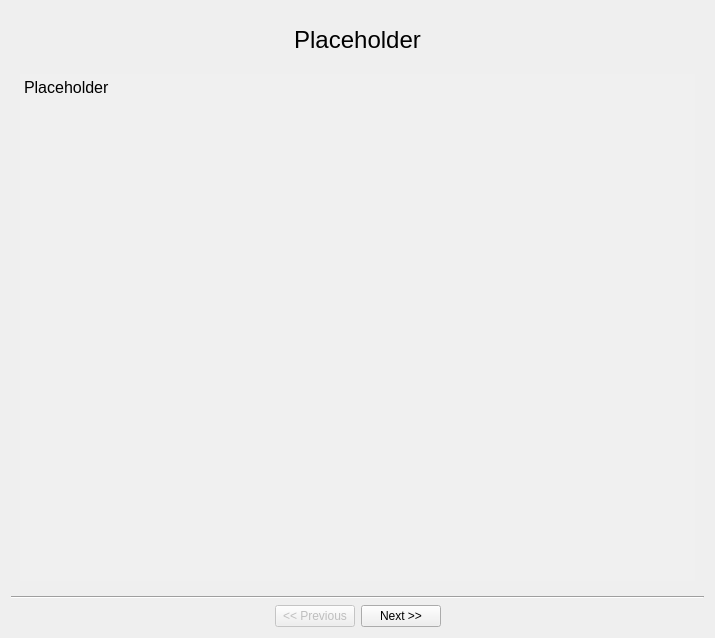
<?xml version="1.0" encoding="UTF-8"?>
<ui version="4.0">
 <class>Form</class>
 <widget class="QWidget" name="Form">
  <property name="geometry">
   <rect>
    <x>0</x>
    <y>0</y>
    <width>715</width>
    <height>638</height>
   </rect>
  </property>
  <property name="windowTitle">
   <string>Temporal Order Judgement Experiment</string>
  </property>
  <layout class="QVBoxLayout" name="verticalLayout_8" stretch="0,1,0">
   <item>
    <widget class="QStackedWidget" name="swPages">
     <property name="currentIndex">
      <number>0</number>
     </property>
     <widget class="QWidget" name="page">
      <property name="sizePolicy">
       <sizepolicy hsizetype="Preferred" vsizetype="Preferred">
        <horstretch>0</horstretch>
        <verstretch>0</verstretch>
       </sizepolicy>
      </property>
      <layout class="QVBoxLayout" name="verticalLayout_6">
       <property name="spacing">
        <number>20</number>
       </property>
       <property name="topMargin">
        <number>15</number>
       </property>
       <item>
        <widget class="QLabel" name="lbIntroTitle">
         <property name="sizePolicy">
          <sizepolicy hsizetype="Preferred" vsizetype="Preferred">
           <horstretch>0</horstretch>
           <verstretch>0</verstretch>
          </sizepolicy>
         </property>
         <property name="font">
          <font>
           <pointsize>18</pointsize>
          </font>
         </property>
         <property name="layoutDirection">
          <enum>Qt::LeftToRight</enum>
         </property>
         <property name="text">
          <string>Placeholder</string>
         </property>
         <property name="alignment">
          <set>Qt::AlignCenter</set>
         </property>
        </widget>
       </item>
       <item>
        <layout class="QHBoxLayout" name="horizontalLayout">
         <item>
          <widget class="QTextBrowser" name="tbIntroText">
           <property name="sizePolicy">
            <sizepolicy hsizetype="Fixed" vsizetype="Expanding">
             <horstretch>0</horstretch>
             <verstretch>0</verstretch>
            </sizepolicy>
           </property>
           <property name="maximumSize">
            <size>
             <width>720</width>
             <height>16777215</height>
            </size>
           </property>
           <property name="palette">
            <palette>
             <active>
              <colorrole role="Base">
               <brush brushstyle="SolidPattern">
                <color alpha="255">
                 <red>240</red>
                 <green>240</green>
                 <blue>240</blue>
                </color>
               </brush>
              </colorrole>
             </active>
             <inactive>
              <colorrole role="Base">
               <brush brushstyle="SolidPattern">
                <color alpha="255">
                 <red>240</red>
                 <green>240</green>
                 <blue>240</blue>
                </color>
               </brush>
              </colorrole>
             </inactive>
             <disabled>
              <colorrole role="Base">
               <brush brushstyle="SolidPattern">
                <color alpha="255">
                 <red>240</red>
                 <green>240</green>
                 <blue>240</blue>
                </color>
               </brush>
              </colorrole>
             </disabled>
            </palette>
           </property>
           <property name="font">
            <font>
             <pointsize>12</pointsize>
            </font>
           </property>
           <property name="frameShape">
            <enum>QFrame::NoFrame</enum>
           </property>
           <property name="html">
            <string>&lt;!DOCTYPE HTML PUBLIC &quot;-//W3C//DTD HTML 4.0//EN&quot; &quot;http://www.w3.org/TR/REC-html40/strict.dtd&quot;&gt;
&lt;html&gt;&lt;head&gt;&lt;meta name=&quot;qrichtext&quot; content=&quot;1&quot; /&gt;&lt;style type=&quot;text/css&quot;&gt;
p, li { white-space: pre-wrap; }
&lt;/style&gt;&lt;/head&gt;&lt;body style=&quot; font-family:'MS Shell Dlg 2'; font-size:12pt; font-weight:400; font-style:normal;&quot;&gt;
&lt;p style=&quot; margin-top:0px; margin-bottom:0px; margin-left:0px; margin-right:0px; -qt-block-indent:0; text-indent:0px;&quot;&gt;Placeholder&lt;/p&gt;&lt;/body&gt;&lt;/html&gt;</string>
           </property>
           <property name="textInteractionFlags">
            <set>Qt::NoTextInteraction</set>
           </property>
          </widget>
         </item>
        </layout>
       </item>
      </layout>
     </widget>
     <widget class="QWidget" name="page_2">
      <layout class="QVBoxLayout" name="verticalLayout_7">
       <property name="spacing">
        <number>20</number>
       </property>
       <property name="topMargin">
        <number>15</number>
       </property>
       <item>
        <widget class="QLabel" name="lbPrepTitle">
         <property name="font">
          <font>
           <pointsize>18</pointsize>
          </font>
         </property>
         <property name="text">
          <string>Placeholder2</string>
         </property>
         <property name="alignment">
          <set>Qt::AlignCenter</set>
         </property>
        </widget>
       </item>
       <item>
        <layout class="QHBoxLayout" name="horizontalLayout_2">
         <item>
          <widget class="QTextBrowser" name="tbPrepText">
           <property name="sizePolicy">
            <sizepolicy hsizetype="Fixed" vsizetype="Expanding">
             <horstretch>0</horstretch>
             <verstretch>0</verstretch>
            </sizepolicy>
           </property>
           <property name="minimumSize">
            <size>
             <width>0</width>
             <height>0</height>
            </size>
           </property>
           <property name="maximumSize">
            <size>
             <width>720</width>
             <height>16777215</height>
            </size>
           </property>
           <property name="palette">
            <palette>
             <active>
              <colorrole role="Base">
               <brush brushstyle="SolidPattern">
                <color alpha="255">
                 <red>240</red>
                 <green>240</green>
                 <blue>240</blue>
                </color>
               </brush>
              </colorrole>
             </active>
             <inactive>
              <colorrole role="Base">
               <brush brushstyle="SolidPattern">
                <color alpha="255">
                 <red>240</red>
                 <green>240</green>
                 <blue>240</blue>
                </color>
               </brush>
              </colorrole>
             </inactive>
             <disabled>
              <colorrole role="Base">
               <brush brushstyle="SolidPattern">
                <color alpha="255">
                 <red>240</red>
                 <green>240</green>
                 <blue>240</blue>
                </color>
               </brush>
              </colorrole>
             </disabled>
            </palette>
           </property>
           <property name="font">
            <font>
             <pointsize>12</pointsize>
            </font>
           </property>
           <property name="frameShape">
            <enum>QFrame::NoFrame</enum>
           </property>
           <property name="html">
            <string>&lt;!DOCTYPE HTML PUBLIC &quot;-//W3C//DTD HTML 4.0//EN&quot; &quot;http://www.w3.org/TR/REC-html40/strict.dtd&quot;&gt;
&lt;html&gt;&lt;head&gt;&lt;meta name=&quot;qrichtext&quot; content=&quot;1&quot; /&gt;&lt;style type=&quot;text/css&quot;&gt;
p, li { white-space: pre-wrap; }
&lt;/style&gt;&lt;/head&gt;&lt;body style=&quot; font-family:'MS Shell Dlg 2'; font-size:12pt; font-weight:400; font-style:normal;&quot;&gt;
&lt;p style=&quot; margin-top:0px; margin-bottom:0px; margin-left:0px; margin-right:0px; -qt-block-indent:0; text-indent:0px;&quot;&gt;placeholder2&lt;/p&gt;&lt;/body&gt;&lt;/html&gt;</string>
           </property>
           <property name="textInteractionFlags">
            <set>Qt::NoTextInteraction</set>
           </property>
          </widget>
         </item>
        </layout>
       </item>
      </layout>
     </widget>
     <widget class="QWidget" name="page_3">
      <layout class="QVBoxLayout" name="verticalLayout_5" stretch="0,0">
       <property name="topMargin">
        <number>15</number>
       </property>
       <item>
        <layout class="QVBoxLayout" name="Title">
         <property name="topMargin">
          <number>0</number>
         </property>
         <item>
          <widget class="QLabel" name="lbTestTitle">
           <property name="font">
            <font>
             <pointsize>18</pointsize>
            </font>
           </property>
           <property name="text">
            <string>Placeholder3</string>
           </property>
           <property name="alignment">
            <set>Qt::AlignCenter</set>
           </property>
          </widget>
         </item>
         <item>
          <widget class="QLabel" name="lbTestText">
           <property name="font">
            <font>
             <pointsize>12</pointsize>
            </font>
           </property>
           <property name="text">
            <string>Placeholder3</string>
           </property>
           <property name="alignment">
            <set>Qt::AlignCenter</set>
           </property>
          </widget>
         </item>
        </layout>
       </item>
       <item>
        <layout class="QHBoxLayout" name="horizontalLayout_4">
         <item>
          <layout class="QVBoxLayout" name="ControlPanel" stretch="1,0,0,1">
           <item>
            <widget class="QGroupBox" name="Status">
             <property name="sizePolicy">
              <sizepolicy hsizetype="Preferred" vsizetype="Minimum">
               <horstretch>0</horstretch>
               <verstretch>0</verstretch>
              </sizepolicy>
             </property>
             <property name="minimumSize">
              <size>
               <width>0</width>
               <height>0</height>
              </size>
             </property>
             <property name="maximumSize">
              <size>
               <width>400</width>
               <height>16777215</height>
              </size>
             </property>
             <property name="title">
              <string>Status</string>
             </property>
             <layout class="QVBoxLayout" name="verticalLayout_4">
              <property name="topMargin">
               <number>9</number>
              </property>
              <item>
               <widget class="QLabel" name="lbStatus">
                <property name="sizePolicy">
                 <sizepolicy hsizetype="Fixed" vsizetype="Minimum">
                  <horstretch>0</horstretch>
                  <verstretch>0</verstretch>
                 </sizepolicy>
                </property>
                <property name="minimumSize">
                 <size>
                  <width>200</width>
                  <height>150</height>
                 </size>
                </property>
                <property name="maximumSize">
                 <size>
                  <width>200</width>
                  <height>16777215</height>
                 </size>
                </property>
                <property name="font">
                 <font>
                  <pointsize>14</pointsize>
                 </font>
                </property>
                <property name="text">
                 <string>Placeholder 4 </string>
                </property>
                <property name="scaledContents">
                 <bool>true</bool>
                </property>
                <property name="alignment">
                 <set>Qt::AlignCenter</set>
                </property>
                <property name="wordWrap">
                 <bool>true</bool>
                </property>
               </widget>
              </item>
             </layout>
            </widget>
           </item>
           <item>
            <widget class="QGroupBox" name="gbQuestion">
             <property name="enabled">
              <bool>false</bool>
             </property>
             <property name="title">
              <string>Question</string>
             </property>
             <layout class="QVBoxLayout" name="verticalLayout_9">
              <item>
               <layout class="QVBoxLayout" name="verticalLayout_10">
                <item>
                 <widget class="QRadioButton" name="rbAnswerNegative">
                  <property name="text">
                   <string>Negative Answer</string>
                  </property>
                 </widget>
                </item>
                <item>
                 <widget class="QRadioButton" name="rbAnswerPositive">
                  <property name="text">
                   <string>Positive answer</string>
                  </property>
                 </widget>
                </item>
               </layout>
              </item>
             </layout>
            </widget>
           </item>
           <item>
            <widget class="QGroupBox" name="howConfident">
             <property name="enabled">
              <bool>false</bool>
             </property>
             <property name="sizePolicy">
              <sizepolicy hsizetype="Preferred" vsizetype="Minimum">
               <horstretch>0</horstretch>
               <verstretch>0</verstretch>
              </sizepolicy>
             </property>
             <property name="title">
              <string>Confidence</string>
             </property>
             <layout class="QVBoxLayout" name="verticalLayout">
              <item>
               <widget class="QRadioButton" name="rbConf5">
                <property name="text">
                 <string>Confidence Button 5</string>
                </property>
               </widget>
              </item>
              <item>
               <widget class="QRadioButton" name="rbConf4">
                <property name="text">
                 <string>Confidence Button 4</string>
                </property>
               </widget>
              </item>
              <item>
               <widget class="QRadioButton" name="rbConf3">
                <property name="text">
                 <string>Confidence Button 3</string>
                </property>
               </widget>
              </item>
              <item>
               <widget class="QRadioButton" name="rbConf2">
                <property name="text">
                 <string>Confidence Button 2</string>
                </property>
               </widget>
              </item>
              <item>
               <widget class="QRadioButton" name="rbConf1">
                <property name="text">
                 <string>Confidence Button 1</string>
                </property>
               </widget>
              </item>
             </layout>
            </widget>
           </item>
           <item>
            <spacer name="verticalSpacer_2">
             <property name="orientation">
              <enum>Qt::Vertical</enum>
             </property>
             <property name="sizeHint" stdset="0">
              <size>
               <width>20</width>
               <height>40</height>
              </size>
             </property>
            </spacer>
           </item>
          </layout>
         </item>
         <item>
          <widget class="PlotWidget" name="plot">
           <property name="sizePolicy">
            <sizepolicy hsizetype="Expanding" vsizetype="Expanding">
             <horstretch>0</horstretch>
             <verstretch>0</verstretch>
            </sizepolicy>
           </property>
          </widget>
         </item>
        </layout>
       </item>
      </layout>
     </widget>
     <widget class="QWidget" name="page_4">
      <layout class="QVBoxLayout" name="verticalLayout_2">
       <property name="spacing">
        <number>20</number>
       </property>
       <property name="topMargin">
        <number>15</number>
       </property>
       <item>
        <widget class="QLabel" name="lbCompleteTitle">
         <property name="font">
          <font>
           <pointsize>18</pointsize>
          </font>
         </property>
         <property name="text">
          <string>Placeholder4</string>
         </property>
         <property name="alignment">
          <set>Qt::AlignCenter</set>
         </property>
        </widget>
       </item>
       <item>
        <layout class="QHBoxLayout" name="horizontalLayout_3">
         <item>
          <widget class="QTextBrowser" name="tbCompleteText">
           <property name="maximumSize">
            <size>
             <width>720</width>
             <height>16777215</height>
            </size>
           </property>
           <property name="palette">
            <palette>
             <active>
              <colorrole role="Base">
               <brush brushstyle="SolidPattern">
                <color alpha="255">
                 <red>240</red>
                 <green>240</green>
                 <blue>240</blue>
                </color>
               </brush>
              </colorrole>
             </active>
             <inactive>
              <colorrole role="Base">
               <brush brushstyle="SolidPattern">
                <color alpha="255">
                 <red>240</red>
                 <green>240</green>
                 <blue>240</blue>
                </color>
               </brush>
              </colorrole>
             </inactive>
             <disabled>
              <colorrole role="Base">
               <brush brushstyle="SolidPattern">
                <color alpha="255">
                 <red>240</red>
                 <green>240</green>
                 <blue>240</blue>
                </color>
               </brush>
              </colorrole>
             </disabled>
            </palette>
           </property>
           <property name="font">
            <font>
             <pointsize>12</pointsize>
            </font>
           </property>
           <property name="frameShape">
            <enum>QFrame::NoFrame</enum>
           </property>
           <property name="html">
            <string>&lt;!DOCTYPE HTML PUBLIC &quot;-//W3C//DTD HTML 4.0//EN&quot; &quot;http://www.w3.org/TR/REC-html40/strict.dtd&quot;&gt;
&lt;html&gt;&lt;head&gt;&lt;meta name=&quot;qrichtext&quot; content=&quot;1&quot; /&gt;&lt;style type=&quot;text/css&quot;&gt;
p, li { white-space: pre-wrap; }
&lt;/style&gt;&lt;/head&gt;&lt;body style=&quot; font-family:'MS Shell Dlg 2'; font-size:12pt; font-weight:400; font-style:normal;&quot;&gt;
&lt;p style=&quot; margin-top:0px; margin-bottom:0px; margin-left:0px; margin-right:0px; -qt-block-indent:0; text-indent:0px;&quot;&gt;placeholder4&lt;/p&gt;
&lt;p style=&quot;-qt-paragraph-type:empty; margin-top:0px; margin-bottom:0px; margin-left:0px; margin-right:0px; -qt-block-indent:0; text-indent:0px;&quot;&gt;&lt;br /&gt;&lt;/p&gt;&lt;/body&gt;&lt;/html&gt;</string>
           </property>
           <property name="textInteractionFlags">
            <set>Qt::NoTextInteraction</set>
           </property>
          </widget>
         </item>
        </layout>
       </item>
      </layout>
     </widget>
    </widget>
   </item>
   <item>
    <widget class="Line" name="line">
     <property name="orientation">
      <enum>Qt::Horizontal</enum>
     </property>
    </widget>
   </item>
   <item>
    <layout class="QHBoxLayout" name="Buttons">
     <item>
      <spacer name="horizontalSpacer_2">
       <property name="orientation">
        <enum>Qt::Horizontal</enum>
       </property>
       <property name="sizeHint" stdset="0">
        <size>
         <width>40</width>
         <height>20</height>
        </size>
       </property>
      </spacer>
     </item>
     <item>
      <widget class="QPushButton" name="btPrev">
       <property name="enabled">
        <bool>false</bool>
       </property>
       <property name="text">
        <string>&lt;&lt; Previous</string>
       </property>
      </widget>
     </item>
     <item>
      <widget class="QPushButton" name="btNext">
       <property name="sizePolicy">
        <sizepolicy hsizetype="Preferred" vsizetype="Preferred">
         <horstretch>0</horstretch>
         <verstretch>0</verstretch>
        </sizepolicy>
       </property>
       <property name="text">
        <string>Next &gt;&gt;</string>
       </property>
      </widget>
     </item>
     <item>
      <spacer name="horizontalSpacer">
       <property name="orientation">
        <enum>Qt::Horizontal</enum>
       </property>
       <property name="sizeHint" stdset="0">
        <size>
         <width>40</width>
         <height>20</height>
        </size>
       </property>
      </spacer>
     </item>
    </layout>
   </item>
  </layout>
 </widget>
 <customwidgets>
  <customwidget>
   <class>PlotWidget</class>
   <extends>QGraphicsView</extends>
   <header>pyqtgraph</header>
  </customwidget>
 </customwidgets>
 <resources/>
 <connections/>
</ui>
